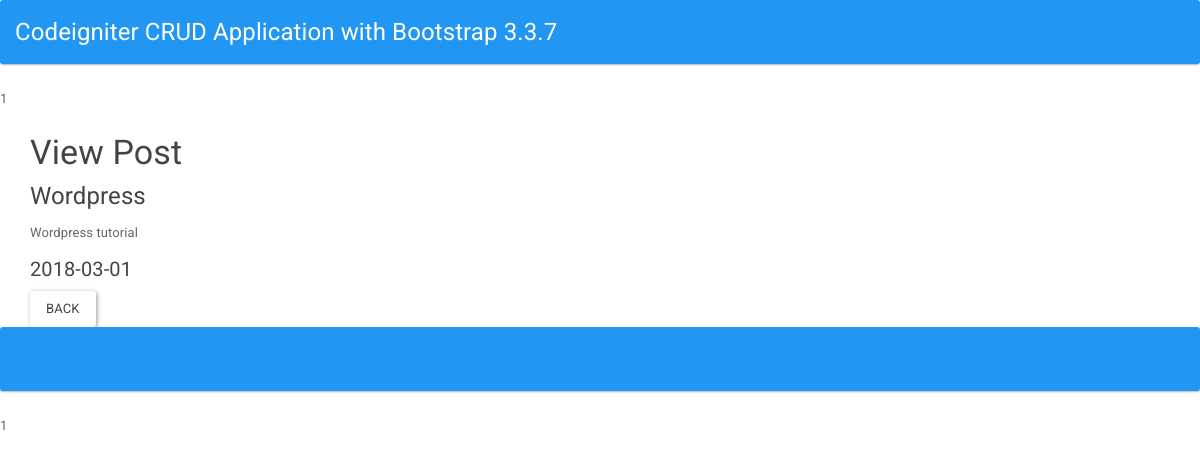
Screenshot of /index.php/welcome/view/1 with the database file from the repository.
### tables this page shows
CREATE TABLE `tbl_posts` (
  `id` int(100) NOT NULL,
  `title` varchar(200) NOT NULL,
  `description` text NOT NULL,
  `date_created` date NOT NULL
);

### application/controllers/Welcome.php (called while the page is built, shortened)
<?php
class Welcome extends CI_Controller {
	public function view($id){
		$this->load->model('queries');
		$posts = $this->queries->getSinglePost($id);
		$this->load->view('view', ['post' => $posts]);
	}
}

### index.php (called while the page is built, shortened)
<?php
require_once BASEPATH.'core/CodeIgniter.php';

### application/models/queries.php (called while the page is built, shortened)
<?php
	class queries extends CI_Model{
		public function getSinglePost($id){
			$query = $this->db->get_where('tbl_posts', array('id' => $id));
			if($query->num_rows() > 0){
				return $query->row();
			}
		}
	}
?>

### application/views/view.php (the view)
<?=include_once('layouts/header.php');?>
	<div class="container">
		<h3>View Post</h3>
		<h4><?=$post->title;?></h4>
		<p><?=$post->description;?></p>
		<h5><?=$post->date_created;?></h5>
		<?=anchor('welcome', 'Back', ['class' => 'btn btn-default']);?>
	</div>
<?=include_once('layouts/footer.php');?>

### rows the page displays
tbl_posts: title "Wordpress", description "Wordpress tutorial", date_created "2018-03-01"

### other values shown
include_once('layouts/header.php') "1"
anchor('welcome', 'Back', ['class' => 'btn btn-default']) "BACK"
